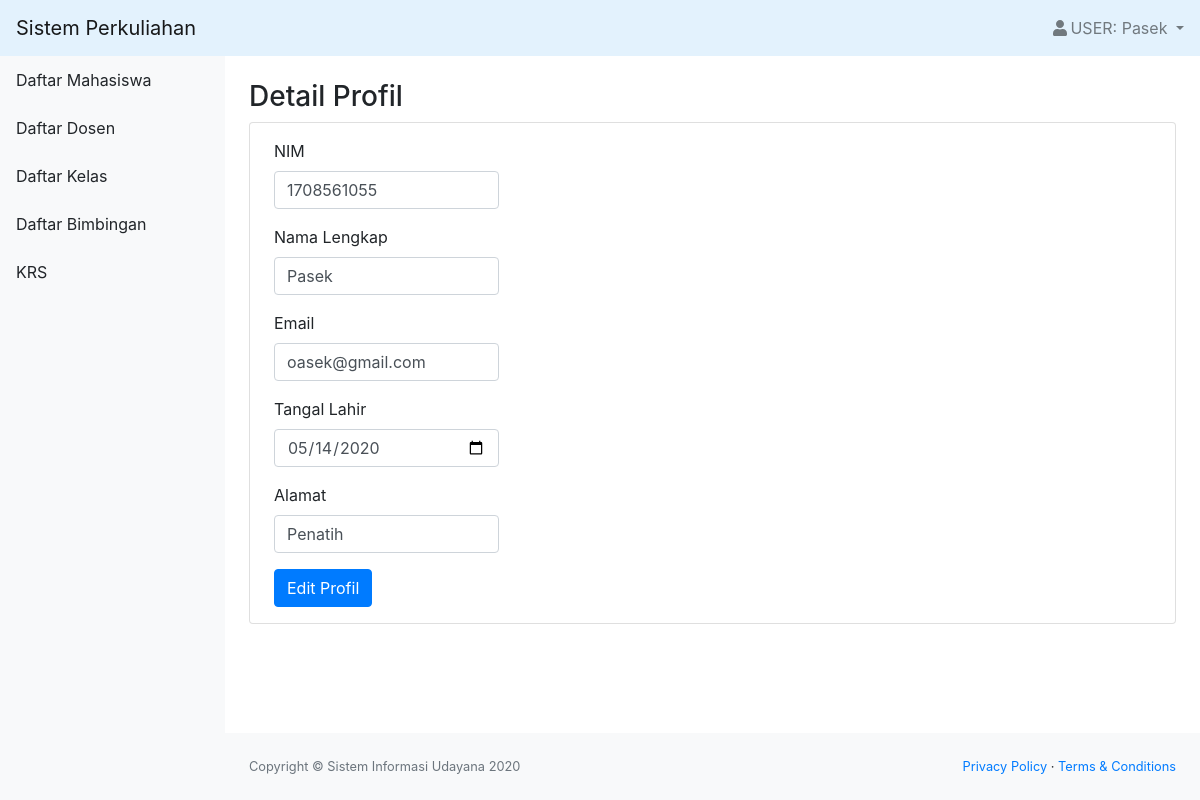
/profil_mahasiswa.php (signed in), run on the app's committed database.
### tables this page shows
CREATE TABLE `mahasiswa` (
  `id_mahasiswa` int(11) NOT NULL,
  `role` char(1) NOT NULL,
  `nim` char(10) NOT NULL,
  `nama` varchar(50) NOT NULL,
  `email` varchar(50) NOT NULL,
  `alamat` varchar(50) NOT NULL,
  `tanggal_lahir` date NOT NULL,
  `status` varchar(20) NOT NULL,
  `password` varchar(300) NOT NULL
);

### profil_mahasiswa.php (the view, shortened to what this page needs)
<?php
    include "function.php";
    $nama = $_SESSION['nama'];
    $role = $_SESSION['role'];
    $id = $_SESSION['id'];
    $queryUser = mysqli_query($koneksi, "SELECT * FROM mahasiswa WHERE id_mahasiswa = '$id'");
    $user = mysqli_fetch_assoc($queryUser);
?>
<!DOCTYPE html>
<html lang="en">
    <head>
        <link href="css/styles.css" rel="stylesheet" />
        <link href="https://cdn.datatables.net/1.10.20/css/dataTables.bootstrap4.min.css" rel="stylesheet" />
    </head>
    <body class="sb-nav-fixed">
        <nav class="sb-topnav navbar navbar-light" style="background-color: #e3f2fd;">
            <a class="navbar-brand" href="index.php">Sistem Perkuliahan</a>
            <ul class="navbar-nav ml-auto">
                <li class="nav-item dropdown">
                    <a class="nav-link dropdown-toggle" id="userDropdown" href="#" role="button" data-toggle="dropdown" aria-haspopup="true" aria-expanded="false"><i class="fas fa-user fa-fw"></i>USER: <?= $nama; ?> </a>
                </li>
            </ul>
        </nav>
        <div id="layoutSidenav">
            <div id="layoutSidenav_nav">
                <nav class="sb-sidenav accordion sb-sidenav-light" id="sidenavAccordion">
                    <div class="sb-sidenav-menu">
                        <div class="nav">
                            <a class="nav-link" href="mahasiswa.php"
                                >
                                Daftar Mahasiswa</a
                            >
                            <a class="nav-link" href="dosen.php"
                                >
                                Daftar Dosen</a
                            >
                            <a class="nav-link" href="kelas.php"
                                >
                                Daftar Kelas</a
                            >
                            <a class="nav-link" href="bimbingan.php"
                                >
                                Daftar Bimbingan</a
                            >
                            <?php if($role == "1") { ?>
                            <a class="nav-link" href="krs.php"
                                >
                                KRS</a>
                            <?php } ?>
                        </div>
                    </div>
                </nav>
            </div>
            <div id="layoutSidenav_content">
                <main>
                    <div class="container-fluid">
                        <h3 class="mt-4">Detail Profil</h3>
                        <div class="card mb-4">
                            <form action="function.php?act=editProfil&id_mahasiswa=<?= $user['id_mahasiswa']; ?>" id="edit" method="POST" >
                                <div class="form-group ml-4 py-3 mb-0">
                                    <label for="nim">NIM</label>
                                    <input type="text" class="form-control col-sm-3" id="nim" name="nim" value="<?= $user['nim']; ?>" >
                                </div>
                                <div class="form-group ml-4">
                                    <label for="nama">Nama Lengkap</label>
                                    <input type="text" class="form-control col-sm-3" id="nama" name="nama" value="<?= $user['nama']; ?>">
                                </div>
                                <div class="form-group ml-4">
                                    <label for="email">Email</label>
                                    <input type="text" class="form-control col-sm-3" id="email" name="email" value="<?= $user['email']; ?>">
                                </div>
                                <div class="form-group ml-4">
                                    <label for="tgl_lahir">Tangal Lahir</label>
                                    <input type="date" class="form-control col-sm-3" id="tgl_lahir" name="tgl_lahir" value="<?= $user['tanggal_lahir']; ?>">
                                </div>
                                <div class="form-group ml-4">
                                    <label for="alamat">Alamat</label>
                                    <input type="text" class="form-control col-sm-3" id="alamat" name="alamat" value="<?= $user['alamat']; ?>">
                                </div>
                                <input type="submit" name="edit_btn" id="edit" class="btn btn-primary ml-4 mb-3" value="Edit Profil">
                            </form>
                        </div>
                    </div>
                </main>
                <footer class="py-4 bg-light mt-auto">
                    <div class="container-fluid">
                        <div class="d-flex align-items-center justify-content-between small">
                            <div class="text-muted">Copyright &copy; Sistem Informasi Udayana 2020</div>
                            <div>
                                <a href="#">Privacy Policy</a>
                                &middot;
                                <a href="#">Terms &amp; Conditions</a>
                            </div>
                        </div>
                    </div>
                </footer>
            </div>
        </div>
    </body>
</html>

### data on the page
mahasiswa: nim "1708561055", nama "Pasek", email "oasek@gmail.com", tgl_lahir "05/14/2020", alamat "Penatih"

### other printed values
$nama "Pasek"
